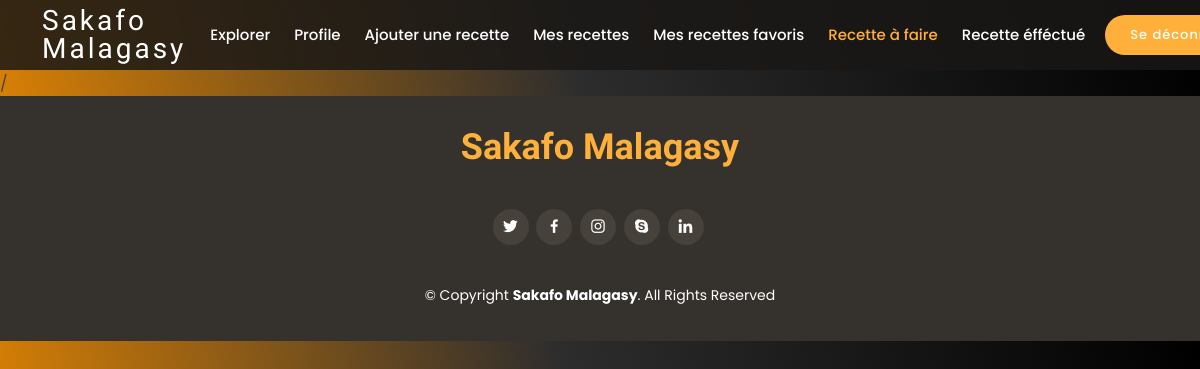
Page /membre/recette_a_faire (signed in) on the earlier database version.
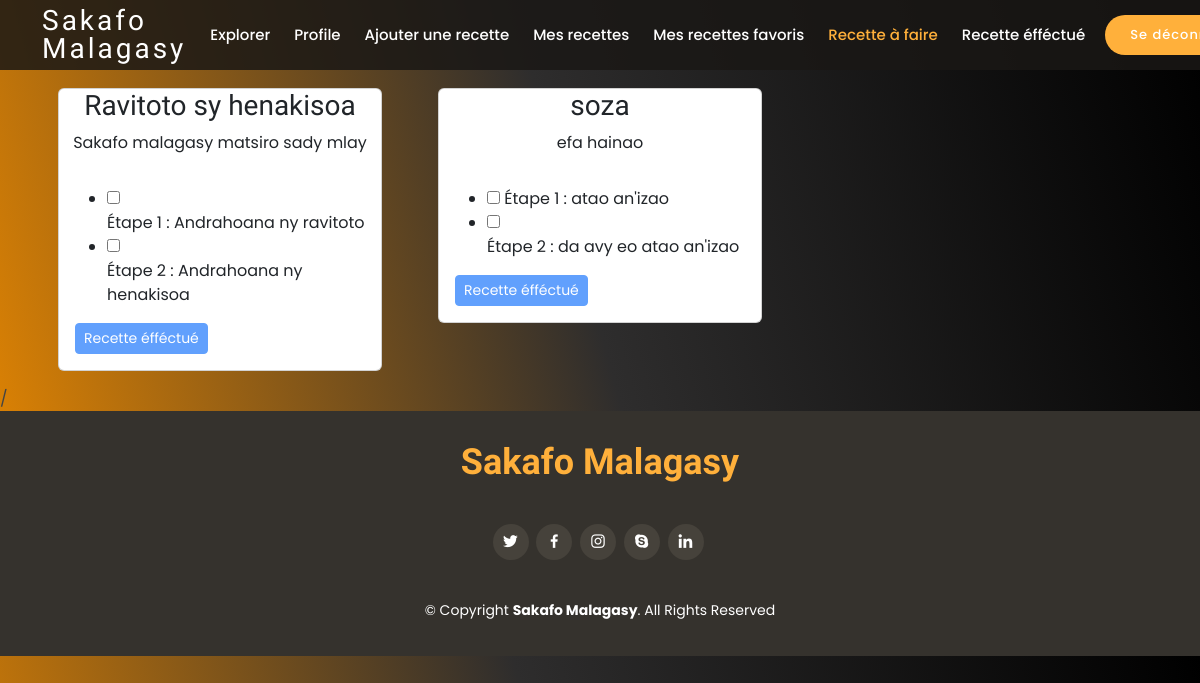
Same page on the later database version.
### membre/models.py (models this page shows)
class Recette_a_faire(models.Model):
    recette = models.ForeignKey(Recette, on_delete=models.CASCADE)
    user = models.ForeignKey(User, on_delete=models.CASCADE)

class Recette(models.Model):
    titre = models.CharField(max_length=100)
    description = models.TextField()
    date_creation = models.DateTimeField(auto_now_add=True)
    auteur = models.ForeignKey(User, on_delete=models.CASCADE)
    photo = models.ForeignKey(Photo, on_delete=models.CASCADE)

class Etape(models.Model):
    numero = models.PositiveIntegerField()
    description = models.TextField()
    recette = models.ForeignKey(Recette, on_delete=models.CASCADE)

### membre/views.py (the view)
# urls.py: path('recette_a_faire', liste_raf, name='recette_a_faire'),
def liste_raf(request):
    recette = Recette_a_faire.objects.filter(user_id=request.user.id)
    return render(request, "membre/recette_a_faire.html", {'recette': recette, 'active_page': 'recette_a_faire'})

### templates/membre/recette_a_faire.html (shortened to what this page needs)
{% extends 'membre/baseMembre.html' %}
{% block content %}
    <div class="container">
        <br><br><br>
    {% if recette %}
        <div class="row">
        {% for donne in recette %}
            <div class="col-4">
               <div class="card m-3">
            <div class="header">
                <h3 class="text-center">{{ donne.recette.titre }}</h3>
                <p class="text-center">
                    {{ donne.recette.description }}
                </p>
            </div>
            <div class="card-body">
                <ul>
                        {% for etape in donne.recette.etape_set.all %}
                            <li>
                             <input type="checkbox" id="etape1" class="etapeCheckbox">
                            <label for="etape1">Étape {{ etape.numero }} : {{ etape.description }}</label>
                            </li>
                        {% endfor %}
                </ul>
                <button class="btn btn-primary btn-sm bouton " disabled>Recette éfféctué</button>
            </div>
            </div>
            </div>
        {% endfor %}
        </div>
    {% endif %}
    </div>
{% endblock %}

### templates/membre/baseMembre.html (shortened to what this page needs)
{% load static %}
<!DOCTYPE html>
<html lang="en">
<head>
  <link href="{% static '' %}assets/vendor/animate.css/animate.min.css" rel="stylesheet">
  <link href="{% static '' %}assets/vendor/bootstrap/css/bootstrap.min.css" rel="stylesheet">
  <link href="{% static '' %}assets/vendor/bootstrap-icons/bootstrap-icons.css" rel="stylesheet">
  <link href="{% static '' %}assets/vendor/boxicons/css/boxicons.min.css" rel="stylesheet">
  <link href="{% static '' %}assets/vendor/glightbox/css/glightbox.min.css" rel="stylesheet">
  <link href="{% static '' %}assets/vendor/swiper/swiper-bundle.min.css" rel="stylesheet">
  <link href="{% static '' %}assets/css/style.css" rel="stylesheet">
</head>
<body style="background: linear-gradient(255deg, rgba(0,0,0,1) 0%, rgba(46,45,45,1) 50%, rgba(235,137,0,1) 100%);">
{% block header %}
    {% include 'membre/header.html' %}
  {% endblock %}
  <main id="main">
    {% block content %}
    {% endblock %}
  </main>
{% include 'membre/modal_files/edit_ingredient.html' %}
{% block footer %}
  {% include 'membre/footer.html' %}
{% endblock %}
</body>
</html>

### templates/membre/header.html (shortened to what this page needs)
<header id="header" class="fixed-top d-flex align-items-center ">
  <div class="container-fluid container-xl d-flex align-items-center justify-content-between">
    <div class="logo me-auto">
      <h1><a href="/">Sakafo Malagasy</a></h1>
    </div>
    <nav id="navbar" class="navbar order-last order-lg-0">
      <ul>
        <li><a class="nav-link scrollto {% if active_page == 'explorer' %}active{% endif %}" href="/membre">Explorer</a></li>
        <li><a class="nav-link scrollto {% if active_page == 'profile' %}active{% endif %}" href="/membre/profile">Profile</a></li>
          <li><a class="nav-link scrollto {% if active_page == 'ajout_recette' %}active{% endif %}" href="/membre/ajout_recette">Ajouter une recette</a></li>
                      <li><a class="nav-link scrollto {% if active_page == 'recette' %}active{% endif %}" href="/membre/recette">Mes recettes</a></li>
          <li><a class="nav-link scrollto {% if active_page == 'add_favoris' %}active{% endif %} " href="/membre/add_favoris/">Mes recettes favoris</a></li>
          <li><a class="nav-link scrollto {% if active_page == 'recette_a_faire' %}active{% endif %}" href="/membre/recette_a_faire">Recette à faire</a></li>
          <li><a class="nav-link scrollto {% if active_page == 'do_recette' %}active{% endif %}" href="/membre/do_recette">Recette éfféctué</a></li>
      </ul>
    </nav>
    <a href="/membre/logout" class="book-a-table-btn scrollto btn-danger">Se déconnecter</a>
  </div>
</header>

### templates/membre/modal_files/edit_ingredient.html (shortened to what this page needs)
/

### templates/membre/footer.html (shortened to what this page needs)
<footer id="footer" >
    <div class="container">
      <h3>Sakafo Malagasy</h3>
      <div class="social-links">
        <a href="#" class="twitter"><i class="bx bxl-twitter"></i></a>
        <a href="#" class="facebook"><i class="bx bxl-facebook"></i></a>
        <a href="#" class="instagram"><i class="bx bxl-instagram"></i></a>
        <a href="#" class="google-plus"><i class="bx bxl-skype"></i></a>
        <a href="#" class="linkedin"><i class="bx bxl-linkedin"></i></a>
      </div>
      <div class="copyright">
        &copy; Copyright <strong><span>Sakafo Malagasy</span></strong>. All Rights Reserved
      </div>
    </div>
  </footer>

### static/assets/css/style.css (style rules this page uses)
body { font-family: "Poppins", sans-serif; color: #444444; }
a { text-decoration: none; color: #ffb03b; }
h1, h2, h3, h4, h5, h6 { font-family: "Satisfy", sans-serif; }
#header { top : 0; height: 70px; z-index: 997; transition: all 0.5s; padding: 10px 0; background: rgba(26, 24, 22, 0.85); }
#header .logo h1 { font-size: 28px; margin: 0; line-height: 1; font-weight: 400; letter-spacing: 3px; }
#header .logo h1 a, #header .logo h1 a:hover { color: #fff; text-decoration: none; }
.book-a-table-btn { background: #ffb03b; color: #fff; border-radius: 50px; margin: 0 0 0 20px; padding: 10px 25px; font-size: 13px; font-weight: 500; letter-spacing: 1px; transition: 0.3s; white-space: nowrap; }
.navbar { padding: 0; }
.navbar ul { margin: 0; padding: 0; display: flex; list-style: none; align-items: center; }
.navbar li { position: relative; }
.navbar a, .navbar a:focus { display: flex; align-items: center; justify-content: space-between; padding: 10px 0 10px 24px; font-size: 15px; font-weight: 500; color: white; white-space: nowrap; transition: 0.3s; }
.navbar a:hover, .navbar .active, .navbar .active:focus, .navbar li:hover>a { color: #ffb03b; }
#footer { background: #35322d; color: #fff; font-size: 14px; text-align: center; padding: 30px 0; }
#footer h3 { font-size: 36px; font-weight: 700; color: #ffb03b; position: relative; padding: 0; margin: 0 0 15px 0; }
#footer .social-links { margin: 0 0 40px 0; }
#footer .social-links a { font-size: 18px; display: inline-block; background: #46423b; color: #fff; line-height: 1; padding: 8px 0; margin-right: 4px; border-radius: 50%; text-align: center; width: 36px; height: 36px; transition: 0.3s; }
#footer .copyright { margin: 0 0 5px 0; }

Differences in the rows shown:
added Recette_a_faire: recette.titre "Ravitoto sy henakisoa", recette.description "Sakafo malagasy matsiro sady mlay"
now on this page (row unchanged): Etape: numero "1", description "Andrahoana ny ravitoto", shown under "Ravitoto sy henakisoa"
now on this page (row unchanged): Etape: numero "2", description "Andrahoana ny henakisoa", shown under "Ravitoto sy henakisoa"
added Recette_a_faire: recette.titre "soza", recette.description "efa hainao"
now on this page (row unchanged): Etape: numero "1", description "atao an'izao", shown under "soza"
now on this page (row unchanged): Etape: numero "2", description "da avy eo atao an'izao", shown under "soza"
